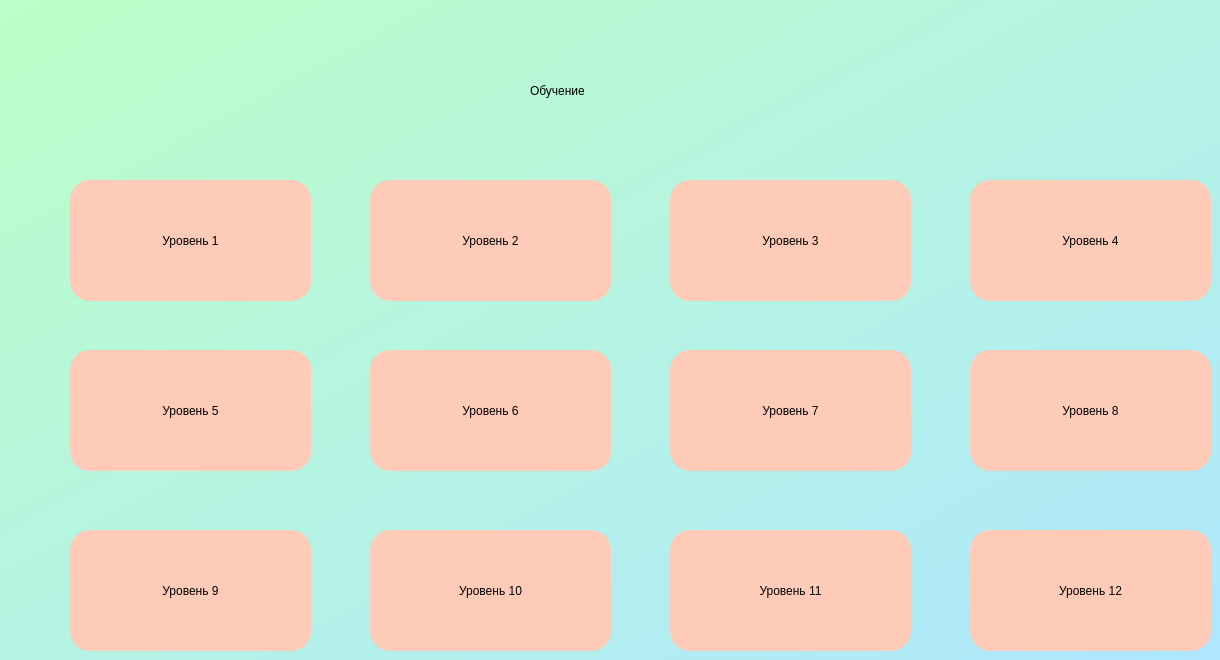
    <widget class="QWidget" name="Learning">
     <property name="styleSheet">
      <string notr="true">background-color: qlineargradient(spread:pad, x1:0, y1:0, x2:1, y2:1, stop:0 rgba(188, 255, 199, 255), stop:1 rgba(174, 231, 255, 255));</string>
     </property>
     <widget class="QLabel" name="label_6">
      <property name="geometry">
       <rect>
        <x>530</x>
        <y>60</y>
        <width>221</width>
        <height>61</height>
       </rect>
      </property>
      <property name="styleSheet">
       <string notr="true">font: 30pt &quot;Montserrat Medium&quot;;
background-color:  rgba(188, 255, 199, 0)</string>
      </property>
      <property name="text">
       <string>Обучение</string>
      </property>
     </widget>
     <widget class="QPushButton" name="lvl_1">
      <property name="geometry">
       <rect>
        <x>70</x>
        <y>180</y>
        <width>241</width>
        <height>121</height>
       </rect>
      </property>
      <property name="styleSheet">
       <string notr="true">QPushButton{
	background-color: rgb(255, 203, 185);
	font: 15pt &quot;Montserrat Medium&quot;;
	border-radius: 20px;
}

QPushButton:hover {
	font-size: 17pt;   
}

QPushButton:pressed {
	background-color: rgb(229, 182, 166);	   
}</string>
      </property>
      <property name="text">
       <string>Уровень 1</string>
      </property>
     </widget>
     <widget class="QPushButton" name="lvl_2">
      <property name="geometry">
       <rect>
        <x>370</x>
        <y>180</y>
        <width>241</width>
        <height>121</height>
       </rect>
      </property>
      <property name="styleSheet">
       <string notr="true">QPushButton{
	background-color: rgb(255, 203, 185);
	font: 15pt &quot;Montserrat Medium&quot;;
	border-radius: 20px;
}

QPushButton:hover {
	font-size: 17pt;   
}

QPushButton:pressed {
	background-color: rgb(229, 182, 166);	   
}</string>
      </property>
      <property name="text">
       <string>Уровень 2</string>
      </property>
     </widget>
     <widget class="QPushButton" name="lvl_3">
      <property name="geometry">
       <rect>
        <x>670</x>
        <y>180</y>
        <width>241</width>
        <height>121</height>
       </rect>
      </property>
      <property name="styleSheet">
       <string notr="true">QPushButton{
	background-color: rgb(255, 203, 185);
	font: 15pt &quot;Montserrat Medium&quot;;
	border-radius: 20px;
}

QPushButton:hover {
	font-size: 17pt;   
}

QPushButton:pressed {
	background-color: rgb(229, 182, 166);	   
}</string>
      </property>
      <property name="text">
       <string>Уровень 3</string>
      </property>
     </widget>
     <widget class="QPushButton" name="lvl_4">
      <property name="geometry">
       <rect>
        <x>970</x>
        <y>180</y>
        <width>241</width>
        <height>121</height>
       </rect>
      </property>
      <property name="styleSheet">
       <string notr="true">QPushButton{
	background-color: rgb(255, 203, 185);
	font: 15pt &quot;Montserrat Medium&quot;;
	border-radius: 20px;
}

QPushButton:hover {
	font-size: 17pt;   
}

QPushButton:pressed {
	background-color: rgb(229, 182, 166);	   
}
</string>
      </property>
      <property name="text">
       <string>Уровень 4</string>
      </property>
     </widget>
     <widget class="QPushButton" name="lvl_5">
      <property name="geometry">
       <rect>
        <x>70</x>
        <y>350</y>
        <width>241</width>
        <height>121</height>
       </rect>
      </property>
      <property name="styleSheet">
       <string notr="true">QPushButton{
	background-color: rgb(255, 203, 185);
	font: 15pt &quot;Montserrat Medium&quot;;
	border-radius: 20px;
}

QPushButton:hover {
	font-size: 17pt;   
}

QPushButton:pressed {
	background-color: rgb(229, 182, 166);	   
}</string>
      </property>
      <property name="text">
       <string>Уровень 5</string>
      </property>
     </widget>
     <widget class="QPushButton" name="lvl_8">
      <property name="geometry">
       <rect>
        <x>970</x>
        <y>350</y>
        <width>241</width>
        <height>121</height>
       </rect>
      </property>
      <property name="styleSheet">
       <string notr="true">QPushButton{
	background-color: rgb(255, 203, 185);
	font: 15pt &quot;Montserrat Medium&quot;;
	border-radius: 20px;
}

QPushButton:hover {
	font-size: 17pt;   
}

QPushButton:pressed {
	background-color: rgb(229, 182, 166);	   
}</string>
      </property>
      <property name="text">
       <string>Уровень 8</string>
      </property>
     </widget>
     <widget class="QPushButton" name="lvl_7">
      <property name="geometry">
       <rect>
        <x>670</x>
        <y>350</y>
        <width>241</width>
        <height>121</height>
       </rect>
      </property>
      <property name="styleSheet">
       <string notr="true">QPushButton{
	background-color: rgb(255, 203, 185);
	font: 15pt &quot;Montserrat Medium&quot;;
	border-radius: 20px;
}

QPushButton:hover {
	font-size: 17pt;   
}

QPushButton:pressed {
	background-color: rgb(229, 182, 166);	   
}</string>
      </property>
      <property name="text">
       <string>Уровень 7</string>
      </property>
     </widget>
     <widget class="QPushButton" name="lvl_6">
      <property name="geometry">
       <rect>
        <x>370</x>
        <y>350</y>
        <width>241</width>
        <height>121</height>
       </rect>
      </property>
      <property name="styleSheet">
       <string notr="true">QPushButton{
	background-color: rgb(255, 203, 185);
	font: 15pt &quot;Montserrat Medium&quot;;
	border-radius: 20px;
}

QPushButton:hover {
	font-size: 17pt;   
}

QPushButton:pressed {
	background-color: rgb(229, 182, 166);	   
}</string>
      </property>
      <property name="text">
       <string>Уровень 6</string>
      </property>
     </widget>
     <widget class="QPushButton" name="lvl_12">
      <property name="geometry">
       <rect>
        <x>970</x>
        <y>530</y>
        <width>241</width>
        <height>121</height>
       </rect>
      </property>
      <property name="styleSheet">
       <string notr="true">QPushButton{
	background-color: rgb(255, 203, 185);
	font: 15pt &quot;Montserrat Medium&quot;;
	border-radius: 20px;
}

QPushButton:hover {
	font-size: 17pt;   
}

QPushButton:pressed {
	background-color: rgb(229, 182, 166);	   
}</string>
      </property>
      <property name="text">
       <string>Уровень 12</string>
      </property>
     </widget>
     <widget class="QPushButton" name="lvl_9">
      <property name="geometry">
       <rect>
        <x>70</x>
        <y>530</y>
        <width>241</width>
        <height>121</height>
       </rect>
      </property>
      <property name="styleSheet">
       <string notr="true">QPushButton{
	background-color: rgb(255, 203, 185);
	font: 15pt &quot;Montserrat Medium&quot;;
	border-radius: 20px;
}

QPushButton:hover {
	font-size: 17pt;   
}

QPushButton:pressed {
	background-color: rgb(229, 182, 166);	   
}</string>
      </property>
      <property name="text">
       <string>Уровень 9</string>
      </property>
     </widget>
     <widget class="QPushButton" name="lvl_10">
      <property name="geometry">
       <rect>
        <x>370</x>
        <y>530</y>
        <width>241</width>
        <height>121</height>
       </rect>
      </property>
      <property name="styleSheet">
       <string notr="true">QPushButton{
	background-color: rgb(255, 203, 185);
	font: 15pt &quot;Montserrat Medium&quot;;
	border-radius: 20px;
}

QPushButton:hover {
	font-size: 17pt;   
}

QPushButton:pressed {
	background-color: rgb(229, 182, 166);	   
}</string>
      </property>
      <property name="text">
       <string>Уровень 10</string>
      </property>
     </widget>
     <widget class="QPushButton" name="lvl_11">
      <property name="geometry">
       <rect>
        <x>670</x>
        <y>530</y>
        <width>241</width>
        <height>121</height>
       </rect>
      </property>
      <property name="styleSheet">
       <string notr="true">QPushButton{
	background-color: rgb(255, 203, 185);
	font: 15pt &quot;Montserrat Medium&quot;;
	border-radius: 20px;
}

QPushButton:hover {
	font-size: 17pt;   
}

QPushButton:pressed {
	background-color: rgb(229, 182, 166);	   
}</string>
      </property>
      <property name="text">
       <string>Уровень 11</string>
      </property>
     </widget>
    </widget>
